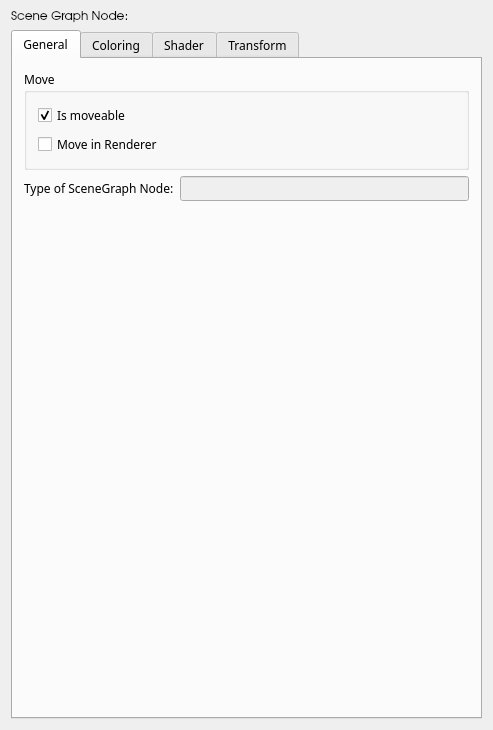
<ui version="4.0" >
 <class>SceneGraphItemPanelBase</class>
 <widget class="QWidget" name="SceneGraphItemPanelBase" >
  <property name="geometry" >
   <rect>
    <x>0</x>
    <y>0</y>
    <width>493</width>
    <height>730</height>
   </rect>
  </property>
  <property name="sizePolicy" >
   <sizepolicy vsizetype="Preferred" hsizetype="Expanding" >
    <horstretch>0</horstretch>
    <verstretch>0</verstretch>
   </sizepolicy>
  </property>
  <property name="minimumSize" >
   <size>
    <width>0</width>
    <height>0</height>
   </size>
  </property>
  <property name="baseSize" >
   <size>
    <width>325</width>
    <height>715</height>
   </size>
  </property>
  <property name="font" >
   <font>
    <family>Droid Sans</family>
   </font>
  </property>
  <property name="windowTitle" >
   <string>SceneGraphItem</string>
  </property>
  <layout class="QGridLayout" name="gridLayout_4" >
   <item row="0" column="0" >
    <widget class="QLabel" name="vrpLabelTitle" >
     <property name="font" >
      <font>
       <family>URW Gothic L</family>
      </font>
     </property>
     <property name="frameShape" >
      <enum>QFrame::NoFrame</enum>
     </property>
     <property name="frameShadow" >
      <enum>QFrame::Plain</enum>
     </property>
     <property name="text" >
      <string>Scene Graph Node:</string>
     </property>
     <property name="alignment" >
      <set>Qt::AlignLeading|Qt::AlignLeft|Qt::AlignTop</set>
     </property>
     <property name="wordWrap" >
      <bool>false</bool>
     </property>
    </widget>
   </item>
   <item row="0" column="1" >
    <widget class="ChangeIndicatedLE" native="1" name="nameWidget" />
   </item>
   <item row="1" column="0" colspan="2" >
    <widget class="QTabWidget" name="TabWidgetGeneralAdvanced" >
     <property name="tabShape" >
      <enum>QTabWidget::Rounded</enum>
     </property>
     <property name="currentIndex" >
      <number>0</number>
     </property>
     <widget class="QWidget" name="TabPage" >
      <attribute name="title" >
       <string>General</string>
      </attribute>
      <layout class="QGridLayout" name="gridLayout_7" >
       <item row="0" column="0" colspan="2" >
        <widget class="QGroupBox" name="groupBox_2" >
         <property name="title" >
          <string>Move</string>
         </property>
         <layout class="QVBoxLayout" name="verticalLayout_2" >
          <item>
           <widget class="QCheckBox" name="vrpCheckBoxIsMoveable" >
            <property name="cursor" >
             <cursorShape>PointingHandCursor</cursorShape>
            </property>
            <property name="focusPolicy" >
             <enum>Qt::TabFocus</enum>
            </property>
            <property name="toolTip" >
             <string>Make scene graph node moveable.</string>
            </property>
            <property name="whatsThis" >
             <string>Make scene graph node moveable.</string>
            </property>
            <property name="text" >
             <string>Is moveable</string>
            </property>
            <property name="checked" >
             <bool>true</bool>
            </property>
           </widget>
          </item>
          <item>
           <widget class="QCheckBox" name="vrpCheckBoxIsMoveSelected" >
            <property name="cursor" >
             <cursorShape>PointingHandCursor</cursorShape>
            </property>
            <property name="focusPolicy" >
             <enum>Qt::TabFocus</enum>
            </property>
            <property name="toolTip" >
             <string>Make scene graph node moveable.</string>
            </property>
            <property name="whatsThis" >
             <string>Make scene graph node moveable.</string>
            </property>
            <property name="text" >
             <string>Move in Renderer</string>
            </property>
            <property name="checked" >
             <bool>false</bool>
            </property>
           </widget>
          </item>
         </layout>
        </widget>
       </item>
       <item row="1" column="0" >
        <widget class="QLabel" name="label" >
         <property name="text" >
          <string>Type of SceneGraph Node:</string>
         </property>
        </widget>
       </item>
       <item row="1" column="1" >
        <widget class="QLineEdit" name="nodeTypeWidget" >
         <property name="enabled" >
          <bool>false</bool>
         </property>
         <property name="readOnly" >
          <bool>false</bool>
         </property>
        </widget>
       </item>
       <item row="2" column="0" colspan="2" >
        <spacer name="spacer12" >
         <property name="orientation" >
          <enum>Qt::Vertical</enum>
         </property>
         <property name="sizeType" >
          <enum>QSizePolicy::Expanding</enum>
         </property>
         <property name="sizeHint" stdset="0" >
          <size>
           <width>20</width>
           <height>500</height>
          </size>
         </property>
        </spacer>
       </item>
      </layout>
     </widget>
     <widget class="QWidget" name="tab" >
      <attribute name="title" >
       <string>Coloring</string>
      </attribute>
      <layout class="QGridLayout" name="gridLayout" >
       <item row="0" column="0" colspan="2" >
        <widget class="QGroupBox" name="groupBox" >
         <property name="title" >
          <string>GroupBox</string>
         </property>
         <layout class="QGridLayout" name="gridLayout_2" >
          <item row="0" column="0" colspan="2" >
           <widget class="QRadioButton" name="vrpRadioButtonNoColor" >
            <property name="toolTip" >
             <string>Reset the object color to the color &lt;br>that was given by the Covise import module.</string>
            </property>
            <property name="whatsThis" >
             <string>Reset the object color to the color &lt;br>that was given by the Covise import module.</string>
            </property>
            <property name="text" >
             <string>Original Color</string>
            </property>
            <property name="checked" >
             <bool>true</bool>
            </property>
           </widget>
          </item>
          <item row="1" column="0" colspan="2" >
           <widget class="QRadioButton" name="vrpRadioButtonColorRGB" >
            <property name="enabled" >
             <bool>true</bool>
            </property>
            <property name="cursor" >
             <cursorShape>PointingHandCursor</cursorShape>
            </property>
            <property name="toolTip" >
             <string>Give the complete object one color.&lt;br> The button &lt;b>RGB Color&lt;/b> opens a color editor panel.</string>
            </property>
            <property name="whatsThis" >
             <string>Give the complete object one color.&lt;br> The button &lt;b>RGB Color&lt;/b> opens a color editor panel.</string>
            </property>
            <property name="text" >
             <string>RGB Color</string>
            </property>
            <property name="checked" >
             <bool>false</bool>
            </property>
           </widget>
          </item>
          <item row="2" column="0" >
           <spacer name="spacer62" >
            <property name="orientation" >
             <enum>Qt::Horizontal</enum>
            </property>
            <property name="sizeType" >
             <enum>QSizePolicy::Fixed</enum>
            </property>
            <property name="sizeHint" stdset="0" >
             <size>
              <width>16</width>
              <height>16</height>
             </size>
            </property>
           </spacer>
          </item>
          <item row="2" column="1" >
           <widget class="QPushButton" name="vrpPushButtonColorRGB" >
            <property name="enabled" >
             <bool>false</bool>
            </property>
            <property name="sizePolicy" >
             <sizepolicy vsizetype="Fixed" hsizetype="Expanding" >
              <horstretch>0</horstretch>
              <verstretch>0</verstretch>
             </sizepolicy>
            </property>
            <property name="cursor" >
             <cursorShape>PointingHandCursor</cursorShape>
            </property>
            <property name="toolTip" >
             <string>The button opens a color editor panel.</string>
            </property>
            <property name="whatsThis" >
             <string>The button opens a color editor panel.</string>
            </property>
            <property name="text" >
             <string>RGB Color</string>
            </property>
            <property name="shortcut" >
             <string/>
            </property>
           </widget>
          </item>
          <item row="3" column="0" colspan="2" >
           <widget class="QRadioButton" name="vrpRadioButtonColorMaterial_2" >
            <property name="cursor" >
             <cursorShape>PointingHandCursor</cursorShape>
            </property>
            <property name="toolTip" >
             <string>Give the object complete object &lt;br>an OpenGL material. With the buttons below you can define the ambient, diffuse and specular color of the material.</string>
            </property>
            <property name="whatsThis" >
             <string>Give the complete object &lt;br>an OpenGL material. With the buttons below you can define the ambient, diffuse and specular color of the material.</string>
            </property>
            <property name="text" >
             <string>OpenGL Material</string>
            </property>
            <property name="checked" >
             <bool>false</bool>
            </property>
           </widget>
          </item>
          <item row="4" column="0" >
           <spacer name="spacer62_2_3" >
            <property name="orientation" >
             <enum>Qt::Horizontal</enum>
            </property>
            <property name="sizeType" >
             <enum>QSizePolicy::Fixed</enum>
            </property>
            <property name="sizeHint" stdset="0" >
             <size>
              <width>16</width>
              <height>16</height>
             </size>
            </property>
           </spacer>
          </item>
          <item row="4" column="1" >
           <widget class="QPushButton" name="vrpPushButtonAmbientRGB_2" >
            <property name="enabled" >
             <bool>false</bool>
            </property>
            <property name="sizePolicy" >
             <sizepolicy vsizetype="Fixed" hsizetype="Expanding" >
              <horstretch>0</horstretch>
              <verstretch>0</verstretch>
             </sizepolicy>
            </property>
            <property name="cursor" >
             <cursorShape>PointingHandCursor</cursorShape>
            </property>
            <property name="toolTip" >
             <string>The button opens a color editor panel.</string>
            </property>
            <property name="whatsThis" >
             <string>The button opens a color editor panel.</string>
            </property>
            <property name="text" >
             <string>Ambient Color</string>
            </property>
            <property name="shortcut" >
             <string/>
            </property>
           </widget>
          </item>
          <item row="5" column="0" >
           <spacer name="spacer62_3_2" >
            <property name="orientation" >
             <enum>Qt::Horizontal</enum>
            </property>
            <property name="sizeType" >
             <enum>QSizePolicy::Fixed</enum>
            </property>
            <property name="sizeHint" stdset="0" >
             <size>
              <width>16</width>
              <height>16</height>
             </size>
            </property>
           </spacer>
          </item>
          <item row="5" column="1" >
           <widget class="QPushButton" name="vrpPushButtonDiffuseRGB_2" >
            <property name="enabled" >
             <bool>false</bool>
            </property>
            <property name="sizePolicy" >
             <sizepolicy vsizetype="Fixed" hsizetype="Expanding" >
              <horstretch>0</horstretch>
              <verstretch>0</verstretch>
             </sizepolicy>
            </property>
            <property name="cursor" >
             <cursorShape>PointingHandCursor</cursorShape>
            </property>
            <property name="toolTip" >
             <string>The button opens a color editor panel.</string>
            </property>
            <property name="whatsThis" >
             <string>The button opens a color editor panel.</string>
            </property>
            <property name="text" >
             <string>Diffuse Color</string>
            </property>
            <property name="shortcut" >
             <string/>
            </property>
           </widget>
          </item>
          <item row="6" column="0" >
           <spacer name="spacer62_4_2" >
            <property name="orientation" >
             <enum>Qt::Horizontal</enum>
            </property>
            <property name="sizeType" >
             <enum>QSizePolicy::Fixed</enum>
            </property>
            <property name="sizeHint" stdset="0" >
             <size>
              <width>16</width>
              <height>16</height>
             </size>
            </property>
           </spacer>
          </item>
          <item row="6" column="1" >
           <widget class="QPushButton" name="vrpPushButtonSpecularRGB_2" >
            <property name="enabled" >
             <bool>false</bool>
            </property>
            <property name="sizePolicy" >
             <sizepolicy vsizetype="Fixed" hsizetype="Expanding" >
              <horstretch>0</horstretch>
              <verstretch>0</verstretch>
             </sizepolicy>
            </property>
            <property name="cursor" >
             <cursorShape>PointingHandCursor</cursorShape>
            </property>
            <property name="toolTip" >
             <string>The button opens a color editor panel.</string>
            </property>
            <property name="whatsThis" >
             <string>The button opens a color editor panel.</string>
            </property>
            <property name="text" >
             <string>Specular Color</string>
            </property>
            <property name="shortcut" >
             <string/>
            </property>
           </widget>
          </item>
          <item row="7" column="0" >
           <spacer name="spacer62_4_2_2" >
            <property name="orientation" >
             <enum>Qt::Horizontal</enum>
            </property>
            <property name="sizeType" >
             <enum>QSizePolicy::Fixed</enum>
            </property>
            <property name="sizeHint" stdset="0" >
             <size>
              <width>16</width>
              <height>16</height>
             </size>
            </property>
           </spacer>
          </item>
          <item row="7" column="1" >
           <widget class="QLabel" name="textLabel4_4_3_4_2" >
            <property name="enabled" >
             <bool>false</bool>
            </property>
            <property name="toolTip" >
             <string>Set the shininess of the material.</string>
            </property>
            <property name="whatsThis" >
             <string>Set the shininess of the material.</string>
            </property>
            <property name="text" >
             <string>Shininess:</string>
            </property>
            <property name="wordWrap" >
             <bool>false</bool>
            </property>
           </widget>
          </item>
          <item row="8" column="0" colspan="2" >
           <widget class="FloatInRangeControl" native="1" name="floatInRangeShininess_2" >
            <property name="enabled" >
             <bool>false</bool>
            </property>
            <property name="sizePolicy" >
             <sizepolicy vsizetype="Fixed" hsizetype="Expanding" >
              <horstretch>0</horstretch>
              <verstretch>0</verstretch>
             </sizepolicy>
            </property>
            <property name="toolTip" >
             <string>Set the shininess of the material.</string>
            </property>
            <property name="whatsThis" >
             <string>Set the shininess of the material.</string>
            </property>
           </widget>
          </item>
          <item row="9" column="1" >
           <spacer name="verticalSpacer" >
            <property name="orientation" >
             <enum>Qt::Vertical</enum>
            </property>
            <property name="sizeHint" stdset="0" >
             <size>
              <width>20</width>
              <height>293</height>
             </size>
            </property>
           </spacer>
          </item>
         </layout>
        </widget>
       </item>
       <item row="1" column="0" colspan="2" >
        <widget class="QCheckBox" name="vrpCheckBoxTransparency" >
         <property name="cursor" >
          <cursorShape>PointingHandCursor</cursorShape>
         </property>
         <property name="focusPolicy" >
          <enum>Qt::TabFocus</enum>
         </property>
         <property name="toolTip" >
          <string>Enable transparency.&lt;br> Set the transparency with the slider below. 0 is complete transparent, 1 is complete opaque.</string>
         </property>
         <property name="whatsThis" >
          <string>Enable transparency.&lt;br> Set the transparency with the slider below. 0 is complete transparent, 1 is complete opaque.</string>
         </property>
         <property name="text" >
          <string>Transparency</string>
         </property>
         <property name="checked" >
          <bool>true</bool>
         </property>
        </widget>
       </item>
       <item row="2" column="0" >
        <spacer name="spacer11" >
         <property name="orientation" >
          <enum>Qt::Horizontal</enum>
         </property>
         <property name="sizeType" >
          <enum>QSizePolicy::Fixed</enum>
         </property>
         <property name="sizeHint" stdset="0" >
          <size>
           <width>40</width>
           <height>20</height>
          </size>
         </property>
        </spacer>
       </item>
       <item row="2" column="1" >
        <widget class="FloatInRangeControl" native="1" name="floatInRangeTrans" >
         <property name="sizePolicy" >
          <sizepolicy vsizetype="Fixed" hsizetype="Expanding" >
           <horstretch>0</horstretch>
           <verstretch>0</verstretch>
          </sizepolicy>
         </property>
         <property name="toolTip" >
          <string>Set the transparency&lt;br> of the object. 0 is complete transparent, 1 is complete opaque.</string>
         </property>
         <property name="whatsThis" >
          <string>Set the transparency&lt;br> of the object. 0 is complete transparent, 1 is complete opaque.</string>
         </property>
        </widget>
       </item>
      </layout>
     </widget>
     <widget class="QWidget" name="tab_2" >
      <attribute name="title" >
       <string>Shader</string>
      </attribute>
      <layout class="QVBoxLayout" name="verticalLayout_3" >
       <item>
        <widget class="QScrollArea" name="scrollArea" >
         <property name="widgetResizable" >
          <bool>true</bool>
         </property>
         <widget class="QWidget" name="scrollAreaWidgetContents" >
          <property name="geometry" >
           <rect>
            <x>0</x>
            <y>0</y>
            <width>449</width>
            <height>631</height>
           </rect>
          </property>
          <layout class="QVBoxLayout" name="verticalLayout_4" >
           <item>
            <widget class="QListWidget" name="shaderList" >
             <property name="sizePolicy" >
              <sizepolicy vsizetype="Expanding" hsizetype="Expanding" >
               <horstretch>0</horstretch>
               <verstretch>0</verstretch>
              </sizepolicy>
             </property>
            </widget>
           </item>
          </layout>
         </widget>
        </widget>
       </item>
      </layout>
     </widget>
     <widget class="QWidget" name="TabPage" >
      <attribute name="title" >
       <string>Transform</string>
      </attribute>
      <layout class="QVBoxLayout" name="verticalLayout" >
       <item>
        <widget class="QGroupBox" name="vrpGroupBoxRotation" >
         <property name="title" >
          <string>Rotation</string>
         </property>
         <layout class="QGridLayout" name="gridLayout_5" >
          <item row="0" column="0" >
           <widget class="QLabel" name="textLabelRotAxisX" >
            <property name="enabled" >
             <bool>true</bool>
            </property>
            <property name="toolTip" >
             <string>For finetuning the orientation&lt;br> of the starting rectangle from which streamlines, pathlines and moving points are emitted, you can add rotations around each axis.</string>
            </property>
            <property name="whatsThis" >
             <string>For finetuning the orientation&lt;br> of the starting rectangle from which streamlines, pathlines and moving points are emitted, you can add rotations around each axis.</string>
            </property>
            <property name="text" >
             <string>Axis x:</string>
            </property>
            <property name="wordWrap" >
             <bool>false</bool>
            </property>
           </widget>
          </item>
          <item row="0" column="1" >
           <widget class="FloatInRangeControl" native="1" name="floatInRangeAxisX" >
            <property name="enabled" >
             <bool>true</bool>
            </property>
            <property name="sizePolicy" >
             <sizepolicy vsizetype="Fixed" hsizetype="Expanding" >
              <horstretch>0</horstretch>
              <verstretch>0</verstretch>
             </sizepolicy>
            </property>
           </widget>
          </item>
          <item row="1" column="0" >
           <widget class="QLabel" name="textLabelRotAxisY" >
            <property name="enabled" >
             <bool>true</bool>
            </property>
            <property name="toolTip" >
             <string>For finetuning the orientation&lt;br> of the starting rectangle from which streamlines, pathlines and moving points are emitted, you can add rotations around each axis.</string>
            </property>
            <property name="whatsThis" >
             <string>For finetuning the orientation&lt;br> of the starting rectangle from which streamlines, pathlines and moving points are emitted, you can add rotations around each axis.</string>
            </property>
            <property name="text" >
             <string>Axis y:</string>
            </property>
            <property name="wordWrap" >
             <bool>false</bool>
            </property>
           </widget>
          </item>
          <item row="1" column="1" >
           <widget class="FloatInRangeControl" native="1" name="floatInRangeAxisY" >
            <property name="enabled" >
             <bool>true</bool>
            </property>
            <property name="sizePolicy" >
             <sizepolicy vsizetype="Fixed" hsizetype="Expanding" >
              <horstretch>0</horstretch>
              <verstretch>0</verstretch>
             </sizepolicy>
            </property>
           </widget>
          </item>
          <item row="2" column="0" >
           <widget class="QLabel" name="textLabelRotAxisZ" >
            <property name="enabled" >
             <bool>true</bool>
            </property>
            <property name="toolTip" >
             <string>For finetuning the orientation&lt;br> of the starting rectangle from which streamlines, pathlines and moving points are emitted, you can add rotations around each axis.</string>
            </property>
            <property name="whatsThis" >
             <string>For finetuning the orientation&lt;br> of the starting rectangle from which streamlines, pathlines and moving points are emitted, you can add rotations around each axis.</string>
            </property>
            <property name="text" >
             <string>Axis z:</string>
            </property>
            <property name="wordWrap" >
             <bool>false</bool>
            </property>
           </widget>
          </item>
          <item row="2" column="1" >
           <widget class="FloatInRangeControl" native="1" name="floatInRangeAxisZ" >
            <property name="enabled" >
             <bool>true</bool>
            </property>
            <property name="sizePolicy" >
             <sizepolicy vsizetype="Fixed" hsizetype="Expanding" >
              <horstretch>0</horstretch>
              <verstretch>0</verstretch>
             </sizepolicy>
            </property>
           </widget>
          </item>
          <item row="3" column="0" >
           <spacer name="spacer14" >
            <property name="orientation" >
             <enum>Qt::Vertical</enum>
            </property>
            <property name="sizeType" >
             <enum>QSizePolicy::Fixed</enum>
            </property>
            <property name="sizeHint" stdset="0" >
             <size>
              <width>20</width>
              <height>16</height>
             </size>
            </property>
           </spacer>
          </item>
          <item row="4" column="0" >
           <widget class="QLabel" name="textLabelAngle" >
            <property name="enabled" >
             <bool>true</bool>
            </property>
            <property name="toolTip" >
             <string>For finetuning the orientation&lt;br> of the starting rectangle from which streamlines, pathlines and moving points are emitted, you can add rotations around each axis.</string>
            </property>
            <property name="whatsThis" >
             <string>For finetuning the orientation&lt;br> of the starting rectangle from which streamlines, pathlines and moving points are emitted, you can add rotations around each axis.</string>
            </property>
            <property name="text" >
             <string>Angle:</string>
            </property>
            <property name="wordWrap" >
             <bool>false</bool>
            </property>
           </widget>
          </item>
          <item row="4" column="1" >
           <widget class="FloatInRangeControl" native="1" name="floatInRangeAngle" >
            <property name="enabled" >
             <bool>true</bool>
            </property>
            <property name="sizePolicy" >
             <sizepolicy vsizetype="Fixed" hsizetype="Expanding" >
              <horstretch>0</horstretch>
              <verstretch>0</verstretch>
             </sizepolicy>
            </property>
           </widget>
          </item>
          <item row="5" column="0" colspan="2" >
           <spacer name="verticalSpacer_2" >
            <property name="orientation" >
             <enum>Qt::Vertical</enum>
            </property>
            <property name="sizeHint" stdset="0" >
             <size>
              <width>328</width>
              <height>176</height>
             </size>
            </property>
           </spacer>
          </item>
         </layout>
        </widget>
       </item>
       <item>
        <widget class="QGroupBox" name="vrpGroupBoxTranslate" >
         <property name="title" >
          <string>Translation</string>
         </property>
         <layout class="QGridLayout" name="gridLayout_3" >
          <item row="0" column="0" >
           <widget class="QLabel" name="textLabel4_4_3" >
            <property name="toolTip" >
             <string>x, y, z define the center of the rectangle&lt;br> from which streamlines, pathlines and moving points are emitted.</string>
            </property>
            <property name="whatsThis" >
             <string>x, y, z define the center of the rectangle&lt;br> from which streamlines, pathlines and moving points are emitted.</string>
            </property>
            <property name="text" >
             <string>x:</string>
            </property>
            <property name="wordWrap" >
             <bool>false</bool>
            </property>
           </widget>
          </item>
          <item row="0" column="1" >
           <spacer name="spacer14_2" >
            <property name="orientation" >
             <enum>Qt::Horizontal</enum>
            </property>
            <property name="sizeType" >
             <enum>QSizePolicy::Expanding</enum>
            </property>
            <property name="sizeHint" stdset="0" >
             <size>
              <width>273</width>
              <height>20</height>
             </size>
            </property>
           </spacer>
          </item>
          <item row="0" column="2" >
           <widget class="ChangeIndicatedLE" native="1" name="floatX" >
            <property name="minimumSize" >
             <size>
              <width>40</width>
              <height>0</height>
             </size>
            </property>
           </widget>
          </item>
          <item row="1" column="0" >
           <widget class="QLabel" name="textLabel4_4_2_3" >
            <property name="toolTip" >
             <string>x, y, z define the center of the rectangle&lt;br> from which streamlines, pathlines and moving points are emitted.</string>
            </property>
            <property name="whatsThis" >
             <string>x, y, z define the center of the rectangle&lt;br> from which streamlines, pathlines and moving points are emitted.</string>
            </property>
            <property name="text" >
             <string>y:</string>
            </property>
            <property name="wordWrap" >
             <bool>false</bool>
            </property>
           </widget>
          </item>
          <item row="1" column="1" >
           <spacer name="spacer15" >
            <property name="orientation" >
             <enum>Qt::Horizontal</enum>
            </property>
            <property name="sizeType" >
             <enum>QSizePolicy::Expanding</enum>
            </property>
            <property name="sizeHint" stdset="0" >
             <size>
              <width>273</width>
              <height>20</height>
             </size>
            </property>
           </spacer>
          </item>
          <item row="1" column="2" >
           <widget class="ChangeIndicatedLE" native="1" name="floatY" >
            <property name="minimumSize" >
             <size>
              <width>40</width>
              <height>0</height>
             </size>
            </property>
           </widget>
          </item>
          <item row="2" column="0" >
           <widget class="QLabel" name="textLabel4_4_2_2_2" >
            <property name="toolTip" >
             <string>x, y, z define the center of the rectangle&lt;br> from which streamlines, pathlines and moving points are emitted.</string>
            </property>
            <property name="whatsThis" >
             <string>x, y, z define the center of the rectangle&lt;br> from which streamlines, pathlines and moving points are emitted.</string>
            </property>
            <property name="text" >
             <string>z:</string>
            </property>
            <property name="wordWrap" >
             <bool>false</bool>
            </property>
           </widget>
          </item>
          <item row="2" column="1" >
           <spacer name="spacer16" >
            <property name="orientation" >
             <enum>Qt::Horizontal</enum>
            </property>
            <property name="sizeType" >
             <enum>QSizePolicy::Expanding</enum>
            </property>
            <property name="sizeHint" stdset="0" >
             <size>
              <width>273</width>
              <height>20</height>
             </size>
            </property>
           </spacer>
          </item>
          <item row="2" column="2" >
           <widget class="ChangeIndicatedLE" native="1" name="floatZ" >
            <property name="minimumSize" >
             <size>
              <width>40</width>
              <height>0</height>
             </size>
            </property>
           </widget>
          </item>
          <item row="3" column="0" colspan="3" >
           <spacer name="verticalSpacer_3" >
            <property name="orientation" >
             <enum>Qt::Vertical</enum>
            </property>
            <property name="sizeHint" stdset="0" >
             <size>
              <width>328</width>
              <height>202</height>
             </size>
            </property>
           </spacer>
          </item>
         </layout>
        </widget>
       </item>
       <item>
        <widget class="QGroupBox" name="vrpGroupBoxScale" >
         <property name="title" >
          <string>Scale</string>
         </property>
         <layout class="QGridLayout" name="gridLayout_6" >
          <item row="1" column="0" >
           <widget class="QLabel" name="textLabel4_4_4" >
            <property name="toolTip" >
             <string>x, y, z define the center of the rectangle&lt;br> from which streamlines, pathlines and moving points are emitted.</string>
            </property>
            <property name="whatsThis" >
             <string>x, y, z define the center of the rectangle&lt;br> from which streamlines, pathlines and moving points are emitted.</string>
            </property>
            <property name="text" >
             <string>x:</string>
            </property>
            <property name="wordWrap" >
             <bool>false</bool>
            </property>
           </widget>
          </item>
          <item row="1" column="1" >
           <spacer name="spacer14_2" >
            <property name="orientation" >
             <enum>Qt::Horizontal</enum>
            </property>
            <property name="sizeType" >
             <enum>QSizePolicy::Expanding</enum>
            </property>
            <property name="sizeHint" stdset="0" >
             <size>
              <width>273</width>
              <height>20</height>
             </size>
            </property>
           </spacer>
          </item>
          <item row="1" column="2" >
           <widget class="ChangeIndicatedLE" native="1" name="floatScaleX" >
            <property name="minimumSize" >
             <size>
              <width>40</width>
              <height>0</height>
             </size>
            </property>
           </widget>
          </item>
          <item row="2" column="0" >
           <widget class="QLabel" name="textLabel4_4_2_4" >
            <property name="toolTip" >
             <string>x, y, z define the center of the rectangle&lt;br> from which streamlines, pathlines and moving points are emitted.</string>
            </property>
            <property name="whatsThis" >
             <string>x, y, z define the center of the rectangle&lt;br> from which streamlines, pathlines and moving points are emitted.</string>
            </property>
            <property name="text" >
             <string>y:</string>
            </property>
            <property name="wordWrap" >
             <bool>false</bool>
            </property>
           </widget>
          </item>
          <item row="2" column="1" >
           <spacer name="spacer15" >
            <property name="orientation" >
             <enum>Qt::Horizontal</enum>
            </property>
            <property name="sizeType" >
             <enum>QSizePolicy::Expanding</enum>
            </property>
            <property name="sizeHint" stdset="0" >
             <size>
              <width>273</width>
              <height>20</height>
             </size>
            </property>
           </spacer>
          </item>
          <item row="2" column="2" >
           <widget class="ChangeIndicatedLE" native="1" name="floatScaleY" >
            <property name="enabled" >
             <bool>false</bool>
            </property>
            <property name="minimumSize" >
             <size>
              <width>40</width>
              <height>0</height>
             </size>
            </property>
           </widget>
          </item>
          <item row="3" column="0" >
           <widget class="QLabel" name="textLabel4_4_2_2_3" >
            <property name="toolTip" >
             <string>x, y, z define the center of the rectangle&lt;br> from which streamlines, pathlines and moving points are emitted.</string>
            </property>
            <property name="whatsThis" >
             <string>x, y, z define the center of the rectangle&lt;br> from which streamlines, pathlines and moving points are emitted.</string>
            </property>
            <property name="text" >
             <string>z:</string>
            </property>
            <property name="wordWrap" >
             <bool>false</bool>
            </property>
           </widget>
          </item>
          <item row="3" column="1" >
           <spacer name="spacer16" >
            <property name="orientation" >
             <enum>Qt::Horizontal</enum>
            </property>
            <property name="sizeType" >
             <enum>QSizePolicy::Expanding</enum>
            </property>
            <property name="sizeHint" stdset="0" >
             <size>
              <width>273</width>
              <height>20</height>
             </size>
            </property>
           </spacer>
          </item>
          <item row="3" column="2" >
           <widget class="ChangeIndicatedLE" native="1" name="floatScaleZ" >
            <property name="enabled" >
             <bool>false</bool>
            </property>
            <property name="minimumSize" >
             <size>
              <width>40</width>
              <height>0</height>
             </size>
            </property>
           </widget>
          </item>
          <item row="5" column="0" colspan="3" >
           <spacer name="verticalSpacer_3" >
            <property name="orientation" >
             <enum>Qt::Vertical</enum>
            </property>
            <property name="sizeHint" stdset="0" >
             <size>
              <width>328</width>
              <height>202</height>
             </size>
            </property>
           </spacer>
          </item>
          <item row="0" column="2" >
           <widget class="QCheckBox" name="checkScaleUniform" >
            <property name="layoutDirection" >
             <enum>Qt::RightToLeft</enum>
            </property>
            <property name="text" >
             <string>Uniform</string>
            </property>
            <property name="checked" >
             <bool>true</bool>
            </property>
           </widget>
          </item>
         </layout>
        </widget>
       </item>
      </layout>
     </widget>
    </widget>
   </item>
  </layout>
  <widget class="QLabel" name="vrpIconToolset" >
   <property name="geometry" >
    <rect>
     <x>9</x>
     <y>9</y>
     <width>20</width>
     <height>19</height>
    </rect>
   </property>
   <property name="sizePolicy" >
    <sizepolicy vsizetype="Fixed" hsizetype="Fixed" >
     <horstretch>0</horstretch>
     <verstretch>0</verstretch>
    </sizepolicy>
   </property>
   <property name="maximumSize" >
    <size>
     <width>20</width>
     <height>20</height>
    </size>
   </property>
   <property name="scaledContents" >
    <bool>true</bool>
   </property>
   <property name="wordWrap" >
    <bool>false</bool>
   </property>
  </widget>
 </widget>
 <layoutdefault spacing="6" margin="11" />
 <customwidgets>
  <customwidget>
   <class>FloatInRangeControl</class>
   <extends>QWidget</extends>
   <header location="global" >Utils</header>
  </customwidget>
  <customwidget>
   <class>ChangeIndicatedLE</class>
   <extends>QWidget</extends>
   <header location="global" >ChangeIndicatedLE</header>
  </customwidget>
 </customwidgets>
 <includes>
  <include location="local" >changeindicatedle.h</include>
  <include location="local" >floatinrangecontrol.h</include>
  <include location="local" >floatinrangecontrol.h</include>
  <include location="local" >floatinrangecontrol.h</include>
  <include location="local" >floatinrangecontrol.h</include>
  <include location="local" >floatinrangecontrol.h</include>
  <include location="local" >floatinrangecontrol.h</include>
  <include location="local" >changeindicatedle.h</include>
  <include location="local" >changeindicatedle.h</include>
  <include location="local" >changeindicatedle.h</include>
 </includes>
 <resources/>
 <connections/>
</ui>
